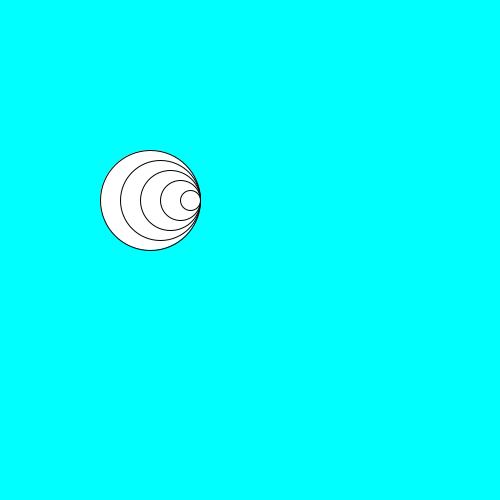
Frame 1 (no input)
Frame 60 (the mouse pressed at the canvas centre just before this capture): identical to frame 1, image omitted
Frame 120 (the mouse held since frame 60 and released just before this capture): identical to frame 1, image omitted

The Processing sketch that drew this single still picture (run headless with seeded random() and noise(); from frame 60 on, the mouse is pressed at the canvas centre):

// Processing sketch: H9_6
// ── H9_6.pde
void setup(){
size(500,500);
}

void draw(){
  background(0,255,255);
  int sizeC = 100;
  for(int i = 0; i <5; i++){
    
  ellipse(200 - sizeC/2,200,sizeC,sizeC);
  sizeC -= 20; 
  }
}
